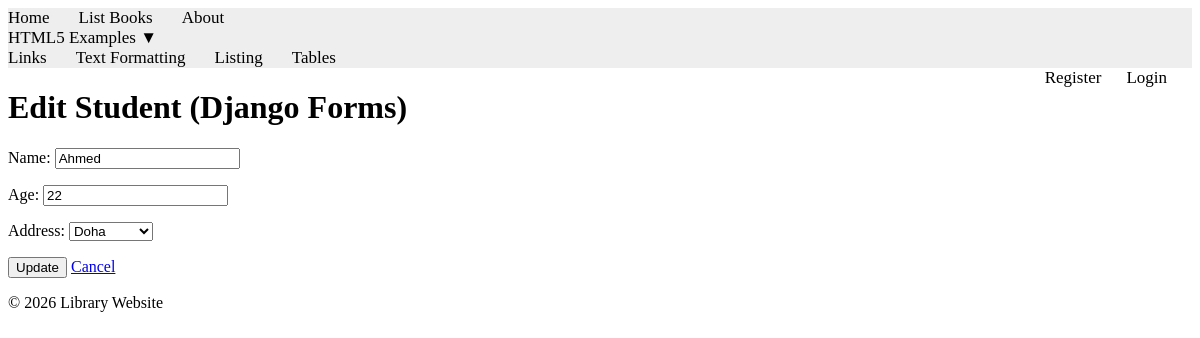
The page /books/student2/edit/1/ on the database its author committed.
### apps/bookmodule/models.py (models this page shows, shortened)
class Student2(models.Model):
    name = models.CharField(max_length=100)
    age = models.IntegerField()
    address = models.ForeignKey(Address2, on_delete=models.CASCADE)

### apps/bookmodule/views.py (the view)
# urls.py: path('student2/edit/<int:student_id>/', views.student2_edit, name="student2_edit"),
def student2_edit(request, student_id):
    student = get_object_or_404(Student2, id=student_id)
    if request.method == 'POST':
        form = Student2Form(request.POST, instance=student)
        if form.is_valid():
            form.save()
            return redirect('student2_list')
    else:
        form = Student2Form(instance=student)
    return render(request, 'bookmodule/student2_edit.html', {'form': form, 'student': student})

### apps/bookmodule/forms.py
class Student2Form(forms.ModelForm):
    class Meta:
        model = Student2
        fields = ['name', 'age', 'address']
        widgets = {
            'addresses': forms.CheckboxSelectMultiple(),       }

### apps/bookmodule/models.py (called while the page is built)
    def __str__(self):
        return self.city

### apps/templates/bookmodule/student2_edit.html (shortened to what this page needs)
{% extends "layouts/base.html" %}
{% load static %}
{% block content %}
<div class="container">
    <h1>Edit Student (Django Forms)</h1>
    <form method="post">
        {{ form.as_p }}
        <button type="submit">Update</button>
        <a href="{% url 'student2_list' %}">Cancel</a>
    </form>
</div>
{% endblock content %}

### rows shown on the page
Student2: name "Ahmed", age "22", address "Doha"
